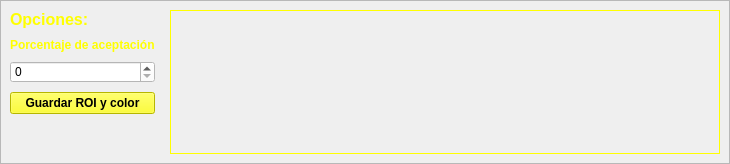
      <widget class="QWidget" name="tab_2">
       <attribute name="title">
        <string>COLOR</string>
       </attribute>
       <layout class="QGridLayout" name="gridLayout_4">
        <property name="leftMargin">
         <number>0</number>
        </property>
        <property name="topMargin">
         <number>0</number>
        </property>
        <property name="rightMargin">
         <number>0</number>
        </property>
        <property name="bottomMargin">
         <number>0</number>
        </property>
        <item row="0" column="0">
         <widget class="QFrame" name="frame_2">
          <property name="frameShape">
           <enum>QFrame::StyledPanel</enum>
          </property>
          <property name="frameShadow">
           <enum>QFrame::Raised</enum>
          </property>
          <layout class="QGridLayout" name="gridLayout_5">
           <property name="horizontalSpacing">
            <number>15</number>
           </property>
           <property name="verticalSpacing">
            <number>9</number>
           </property>
           <item row="1" column="0">
            <widget class="QLabel" name="label_4">
             <property name="font">
              <font>
               <pointsize>9</pointsize>
               <weight>75</weight>
               <bold>true</bold>
              </font>
             </property>
             <property name="styleSheet">
              <string notr="true">color: rgb(255, 255, 0);
background-color: qlineargradient(spread:pad, x1:1, y1:1, x2:1, y2:1, stop:0 rgba(0, 0, 0, 0), stop:1 rgba(255, 255, 255, 255));</string>
             </property>
             <property name="text">
              <string>Porcentaje de aceptación</string>
             </property>
            </widget>
           </item>
           <item row="0" column="0">
            <widget class="QLabel" name="label_3">
             <property name="font">
              <font>
               <pointsize>12</pointsize>
               <weight>75</weight>
               <bold>true</bold>
              </font>
             </property>
             <property name="styleSheet">
              <string notr="true">color: rgb(255, 255, 0);
background-color: qlineargradient(spread:pad, x1:1, y1:1, x2:1, y2:1, stop:0 rgba(0, 0, 0, 0), stop:1 rgba(255, 255, 255, 255));</string>
             </property>
             <property name="text">
              <string>Opciones:</string>
             </property>
            </widget>
           </item>
           <item row="3" column="0">
            <widget class="QPushButton" name="guardarRoiColorButton">
             <property name="font">
              <font>
               <pointsize>9</pointsize>
               <weight>75</weight>
               <bold>true</bold>
              </font>
             </property>
             <property name="styleSheet">
              <string notr="true">background-color: rgb(255, 255, 0);</string>
             </property>
             <property name="text">
              <string>Guardar ROI y color</string>
             </property>
            </widget>
           </item>
           <item row="2" column="0">
            <widget class="QSpinBox" name="pAceptacionColorSpin">
             <property name="styleSheet">
              <string notr="true">background-color: rgb(255, 255, 255);</string>
             </property>
            </widget>
           </item>
           <item row="4" column="0">
            <spacer name="verticalSpacer_3">
             <property name="orientation">
              <enum>Qt::Vertical</enum>
             </property>
             <property name="sizeHint" stdset="0">
              <size>
               <width>20</width>
               <height>40</height>
              </size>
             </property>
            </spacer>
           </item>
           <item row="0" column="1" rowspan="5">
            <widget class="QLabel" name="imagenColorLabel">
             <property name="minimumSize">
              <size>
               <width>550</width>
               <height>0</height>
              </size>
             </property>
             <property name="maximumSize">
              <size>
               <width>550</width>
               <height>16777215</height>
              </size>
             </property>
             <property name="palette">
              <palette>
               <active>
                <colorrole role="WindowText">
                 <brush brushstyle="SolidPattern">
                  <color alpha="255">
                   <red>255</red>
                   <green>255</green>
                   <blue>0</blue>
                  </color>
                 </brush>
                </colorrole>
                <colorrole role="Button">
                 <brush brushstyle="LinearGradientPattern">
                  <gradient startx="0.000000000000000" starty="0.000000000000000" endx="1.000000000000000" endy="1.000000000000000" type="LinearGradient" spread="PadSpread" coordinatemode="ObjectBoundingMode">
                   <gradientstop position="0.000000000000000">
                    <color alpha="255">
                     <red>0</red>
                     <green>0</green>
                     <blue>0</blue>
                    </color>
                   </gradientstop>
                   <gradientstop position="1.000000000000000">
                    <color alpha="255">
                     <red>111</red>
                     <green>111</green>
                     <blue>111</blue>
                    </color>
                   </gradientstop>
                  </gradient>
                 </brush>
                </colorrole>
                <colorrole role="Base">
                 <brush brushstyle="LinearGradientPattern">
                  <gradient startx="0.000000000000000" starty="0.000000000000000" endx="1.000000000000000" endy="1.000000000000000" type="LinearGradient" spread="PadSpread" coordinatemode="ObjectBoundingMode">
                   <gradientstop position="0.000000000000000">
                    <color alpha="255">
                     <red>0</red>
                     <green>0</green>
                     <blue>0</blue>
                    </color>
                   </gradientstop>
                   <gradientstop position="1.000000000000000">
                    <color alpha="255">
                     <red>111</red>
                     <green>111</green>
                     <blue>111</blue>
                    </color>
                   </gradientstop>
                  </gradient>
                 </brush>
                </colorrole>
                <colorrole role="Window">
                 <brush brushstyle="LinearGradientPattern">
                  <gradient startx="0.000000000000000" starty="0.000000000000000" endx="1.000000000000000" endy="1.000000000000000" type="LinearGradient" spread="PadSpread" coordinatemode="ObjectBoundingMode">
                   <gradientstop position="0.000000000000000">
                    <color alpha="255">
                     <red>0</red>
                     <green>0</green>
                     <blue>0</blue>
                    </color>
                   </gradientstop>
                   <gradientstop position="1.000000000000000">
                    <color alpha="255">
                     <red>111</red>
                     <green>111</green>
                     <blue>111</blue>
                    </color>
                   </gradientstop>
                  </gradient>
                 </brush>
                </colorrole>
               </active>
               <inactive>
                <colorrole role="WindowText">
                 <brush brushstyle="SolidPattern">
                  <color alpha="255">
                   <red>255</red>
                   <green>255</green>
                   <blue>0</blue>
                  </color>
                 </brush>
                </colorrole>
                <colorrole role="Button">
                 <brush brushstyle="LinearGradientPattern">
                  <gradient startx="0.000000000000000" starty="0.000000000000000" endx="1.000000000000000" endy="1.000000000000000" type="LinearGradient" spread="PadSpread" coordinatemode="ObjectBoundingMode">
                   <gradientstop position="0.000000000000000">
                    <color alpha="255">
                     <red>0</red>
                     <green>0</green>
                     <blue>0</blue>
                    </color>
                   </gradientstop>
                   <gradientstop position="1.000000000000000">
                    <color alpha="255">
                     <red>111</red>
                     <green>111</green>
                     <blue>111</blue>
                    </color>
                   </gradientstop>
                  </gradient>
                 </brush>
                </colorrole>
                <colorrole role="Base">
                 <brush brushstyle="LinearGradientPattern">
                  <gradient startx="0.000000000000000" starty="0.000000000000000" endx="1.000000000000000" endy="1.000000000000000" type="LinearGradient" spread="PadSpread" coordinatemode="ObjectBoundingMode">
                   <gradientstop position="0.000000000000000">
                    <color alpha="255">
                     <red>0</red>
                     <green>0</green>
                     <blue>0</blue>
                    </color>
                   </gradientstop>
                   <gradientstop position="1.000000000000000">
                    <color alpha="255">
                     <red>111</red>
                     <green>111</green>
                     <blue>111</blue>
                    </color>
                   </gradientstop>
                  </gradient>
                 </brush>
                </colorrole>
                <colorrole role="Window">
                 <brush brushstyle="LinearGradientPattern">
                  <gradient startx="0.000000000000000" starty="0.000000000000000" endx="1.000000000000000" endy="1.000000000000000" type="LinearGradient" spread="PadSpread" coordinatemode="ObjectBoundingMode">
                   <gradientstop position="0.000000000000000">
                    <color alpha="255">
                     <red>0</red>
                     <green>0</green>
                     <blue>0</blue>
                    </color>
                   </gradientstop>
                   <gradientstop position="1.000000000000000">
                    <color alpha="255">
                     <red>111</red>
                     <green>111</green>
                     <blue>111</blue>
                    </color>
                   </gradientstop>
                  </gradient>
                 </brush>
                </colorrole>
               </inactive>
               <disabled>
                <colorrole role="WindowText">
                 <brush brushstyle="SolidPattern">
                  <color alpha="255">
                   <red>120</red>
                   <green>120</green>
                   <blue>120</blue>
                  </color>
                 </brush>
                </colorrole>
                <colorrole role="Button">
                 <brush brushstyle="LinearGradientPattern">
                  <gradient startx="0.000000000000000" starty="0.000000000000000" endx="1.000000000000000" endy="1.000000000000000" type="LinearGradient" spread="PadSpread" coordinatemode="ObjectBoundingMode">
                   <gradientstop position="0.000000000000000">
                    <color alpha="255">
                     <red>0</red>
                     <green>0</green>
                     <blue>0</blue>
                    </color>
                   </gradientstop>
                   <gradientstop position="1.000000000000000">
                    <color alpha="255">
                     <red>111</red>
                     <green>111</green>
                     <blue>111</blue>
                    </color>
                   </gradientstop>
                  </gradient>
                 </brush>
                </colorrole>
                <colorrole role="Base">
                 <brush brushstyle="LinearGradientPattern">
                  <gradient startx="0.000000000000000" starty="0.000000000000000" endx="1.000000000000000" endy="1.000000000000000" type="LinearGradient" spread="PadSpread" coordinatemode="ObjectBoundingMode">
                   <gradientstop position="0.000000000000000">
                    <color alpha="255">
                     <red>0</red>
                     <green>0</green>
                     <blue>0</blue>
                    </color>
                   </gradientstop>
                   <gradientstop position="1.000000000000000">
                    <color alpha="255">
                     <red>111</red>
                     <green>111</green>
                     <blue>111</blue>
                    </color>
                   </gradientstop>
                  </gradient>
                 </brush>
                </colorrole>
                <colorrole role="Window">
                 <brush brushstyle="LinearGradientPattern">
                  <gradient startx="0.000000000000000" starty="0.000000000000000" endx="1.000000000000000" endy="1.000000000000000" type="LinearGradient" spread="PadSpread" coordinatemode="ObjectBoundingMode">
                   <gradientstop position="0.000000000000000">
                    <color alpha="255">
                     <red>0</red>
                     <green>0</green>
                     <blue>0</blue>
                    </color>
                   </gradientstop>
                   <gradientstop position="1.000000000000000">
                    <color alpha="255">
                     <red>111</red>
                     <green>111</green>
                     <blue>111</blue>
                    </color>
                   </gradientstop>
                  </gradient>
                 </brush>
                </colorrole>
               </disabled>
              </palette>
             </property>
             <property name="frameShape">
              <enum>QFrame::Box</enum>
             </property>
             <property name="text">
              <string/>
             </property>
             <property name="scaledContents">
              <bool>true</bool>
             </property>
            </widget>
           </item>
          </layout>
         </widget>
        </item>
       </layout>
      </widget>
